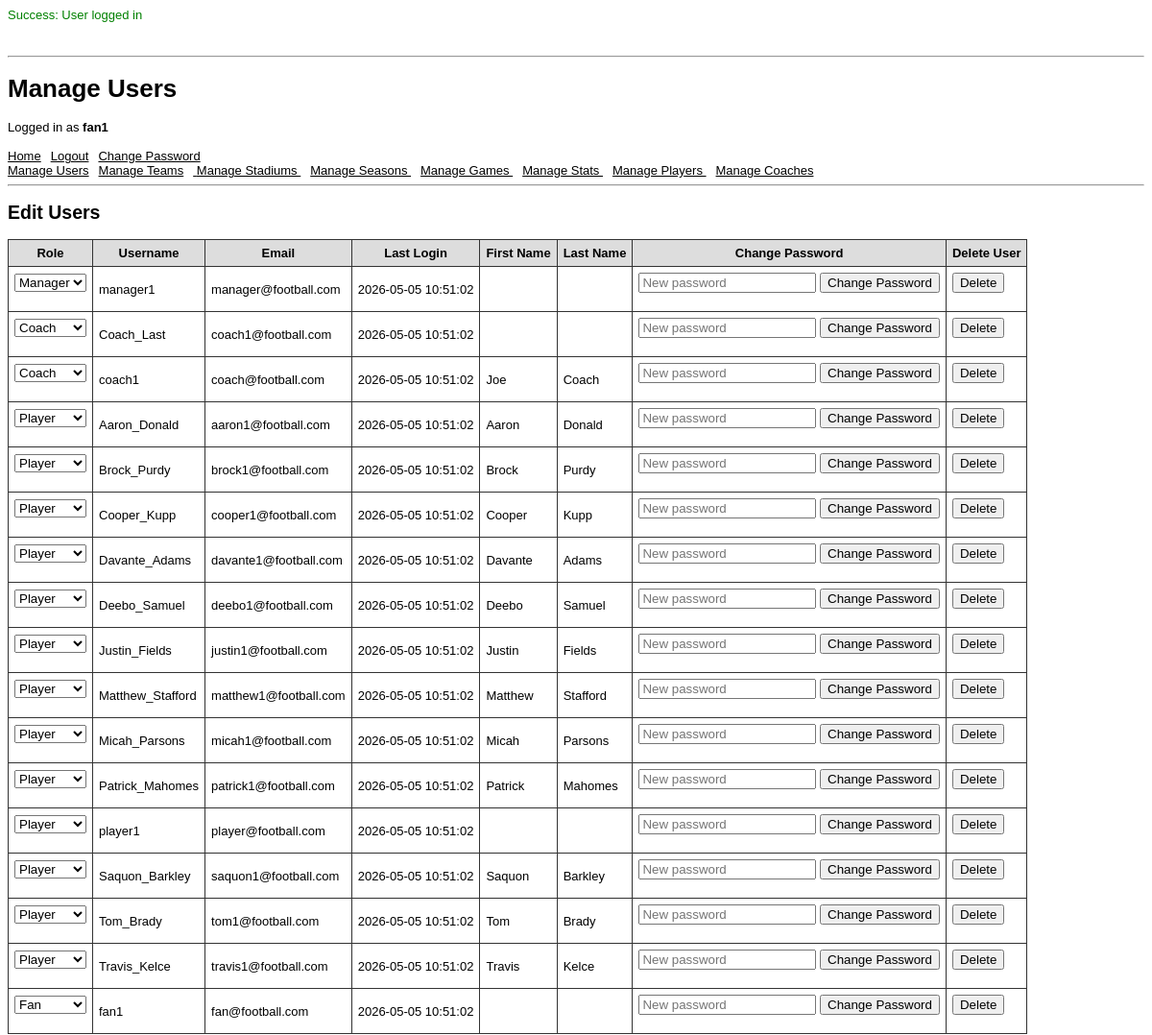
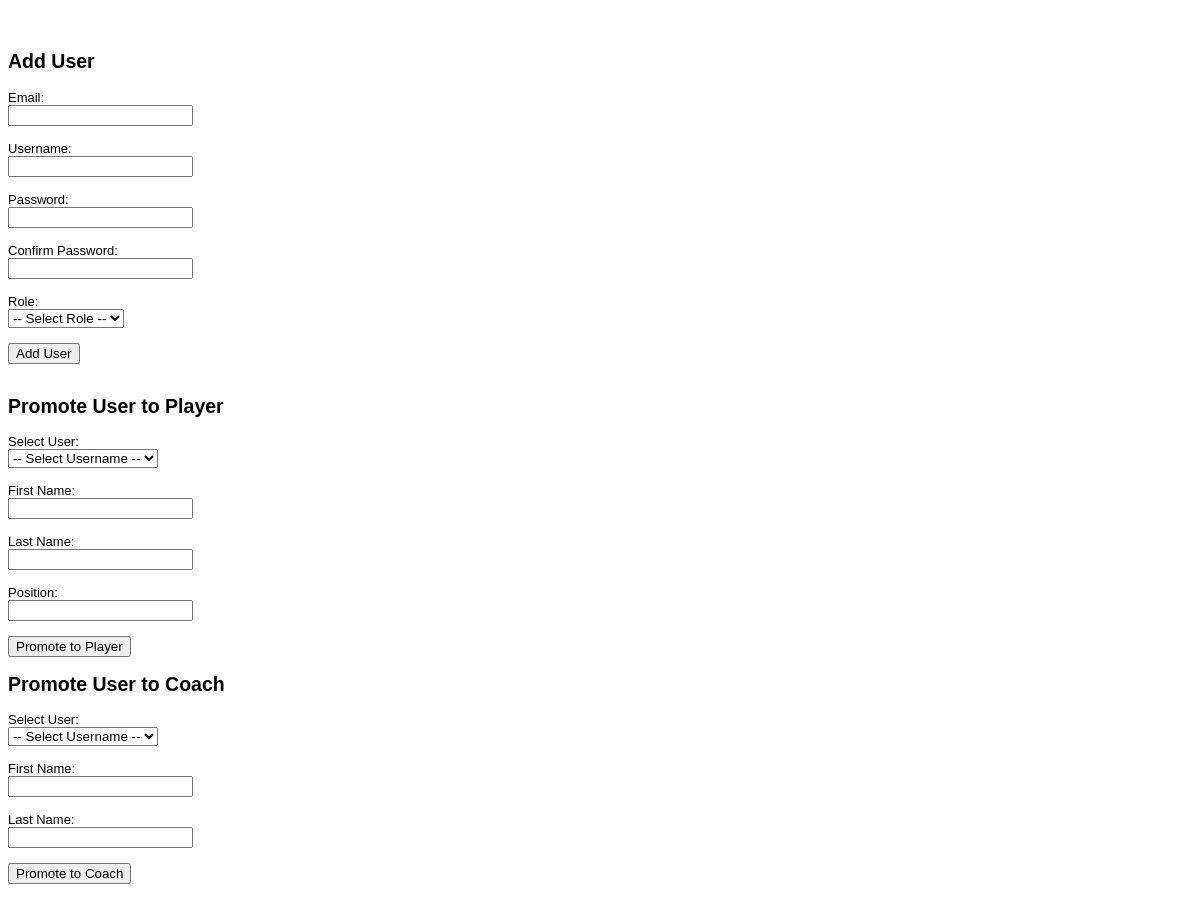
The app's page /pages/user_page.php (signed in) with its own data (2 pictures, top to bottom).
### tables this page shows
CREATE TABLE UserAccount (
    user_id       INT UNSIGNED PRIMARY KEY AUTO_INCREMENT,
    role_id       INT UNSIGNED NOT NULL DEFAULT 1,
    username      VARCHAR(50)  NOT NULL UNIQUE,
    password_hash CHAR(60)     NOT NULL,
    email         VARCHAR(254) NOT NULL UNIQUE,
    last_login    TIMESTAMP    DEFAULT CURRENT_TIMESTAMP,

    FOREIGN KEY (role_id)
        REFERENCES Role(role_id)
        ON DELETE RESTRICT,

    CONSTRAINT valid_email    CHECK (email REGEXP '^[a-zA-Z0-9_.-]+@[a-zA-Z0-9-]+\.[a-zA-Z0-9-.]+$'),
    CONSTRAINT valid_username CHECK (CHAR_LENGTH(username) BETWEEN 4 AND 50)
);

CREATE TABLE Coach (
    coach_id   INT UNSIGNED PRIMARY KEY AUTO_INCREMENT,
    user_id    INT UNSIGNED NOT NULL UNIQUE,
    team_id    INT UNSIGNED,
    first_name VARCHAR(100) NOT NULL,
    last_name  VARCHAR(100) NOT NULL,

    FOREIGN KEY (user_id)
        REFERENCES UserAccount(user_id)
        ON DELETE CASCADE,

    FOREIGN KEY (team_id)
        REFERENCES Team(team_id)
        ON DELETE SET NULL
);

CREATE TABLE Player (
    player_id  INT UNSIGNED PRIMARY KEY AUTO_INCREMENT,
    user_id    INT UNSIGNED NOT NULL UNIQUE,
    first_name VARCHAR(100) NOT NULL,
    last_name  VARCHAR(100) NOT NULL,
    position   VARCHAR(5)   NOT NULL,
    status     VARCHAR(10)  NOT NULL,

    FOREIGN KEY (user_id)
        REFERENCES UserAccount(user_id)
        ON DELETE CASCADE
);

### pages/user_page.php (the view, shortened to what this page needs)
<?php
  require_once(__DIR__ . '/../scripts/StartSession.php');
  require_once(__DIR__ . '/../scripts/helpers.php');
  require_once(__DIR__ . '/html_components.php');
  display_manage_user();
  display_add_user();
  display_promote_player();
  display_promote_coach();
  function display_manage_user() {
    echo "<h2>Edit Users</h2>";
    $query = "
      SELECT
          u.username,
          r.name AS role,
          u.email,
          u.last_login,
          p.first_name AS player_first_name,
          p.last_name AS player_last_name,
          c.first_name AS coach_first_name,
          c.last_name AS coach_last_name
      FROM UserAccount u
      JOIN Role r
          ON r.role_id = u.role_id
      LEFT JOIN Player p
          ON u.user_id = p.user_id
      LEFT JOIN Coach c
          ON u.user_id = c.user_id
      ORDER BY u.role_id DESC, u.username ASC
  ";
    global $db;
    $result = query_with_perms($db, $query);
    echo "<table>";
    echo "<tr>
            <th>Role</th>
            <th>Username</th>
            <th>Email</th>
            <th>Last Login</th>
            <th>First Name</th>
            <th>Last Name</th>
            <th>Change Password</th>
            <th>Delete User</th>
          </tr>";
    while ($row = $result->fetch_assoc()) {
      echo "<tr>";
      echo "<td>
              <form method='post' action='../scripts/user/edit_role.php'>
                <input type='hidden' name='manage_user_username' value='" . sanitize_str($row['username']) . "'>
                  <select name='manage_user_role' onchange='this.form.submit()'>";
                  $roles = get_roles();
                  foreach ($roles as $role) {
                      echo "<option value='$role'" . ($row['role'] == $role ? ' selected' : '') . ">$role</option>";
                  }
      echo "
                  </select>
                  <input type='hidden' name='username' value='" . sanitize_str($row['username']) . "'>
              </form>
            </td>";
      echo "<td>" . sanitize_str($row['username']) . "</td>";
      echo "<td>" . sanitize_str($row['email']) . "</td>";
      echo "<td>" . sanitize_str($row['last_login']) . "</td>";
      $first_name = '';
      if (!empty($row['player_first_name'])) {
          $first_name = $row['player_first_name'];
      } else if (!empty($row['coach_first_name'])) {
          $first_name = $row['coach_first_name'];
      }
      $last_name = '';
      if (!empty($row['player_last_name'])) {
          $last_name = $row['player_last_name'];
      } else if (!empty($row['coach_last_name'])) {
          $last_name = $row['coach_last_name'];
      }
      echo "<td>" . sanitize_str($first_name) . "</td>";
      echo "<td>" . sanitize_str($last_name) . "</td>";
      echo "<td>";
      echo '<form method="post" action="../scripts/user/force_change_password.php">
              <input type="hidden" name="manage_user_change_password_username" value="' . sanitize_str($row['username']) . '">
              <input type="text" placeholder="New password" name="manage_user_change_new_password">
              <input type="submit" value="Change Password">
            </form>
      ';
      echo "</td>";
      echo "<td>";
      echo '<form method="post" action="../scripts/user/delete_user.php">
              <input type="hidden" name="manage_user_delete_username" value="' . sanitize_str($row['username']) . '">
              <input type="submit" value="Delete">
            </form>
      ';
      echo "</td>";
      echo "</tr>";
    }
    echo "</table>";
  }
  function display_add_user() {
    echo '
      <br>
      <h2>Add User</h2>
      <form method="post" action="../scripts/user/create_user.php">
        <label>Email:</label><br>
        <input type="email" name="manage_user_create_user_email" required><br><br>
        <label>Username:</label><br>
        <input type="text" name="manage_user_create_user_username" minlength="4" maxlength="50" required><br><br>
        <label>Password:</label><br>
        <input type="password" name="manage_user_create_user_password" minlength="4" required><br><br>
        <label>Confirm Password:</label><br>
        <input type="password" name="manage_user_create_user_repeat_password" minlength="4" required><br><br>
        <label>Role:</label><br>
        <select name="manage_user_create_user_role" required>
          <option value="">-- Select Role --</option>
    ';
    echo '
        </select>
        <br><br>
      <input type="submit" value="Add User"><br><br>
    </form>
    ';
  }
  function get_roles() {
    global $db;
    $query = "
      SELECT name
      FROM Role
      ORDER BY role_id
    ";
    $result = query_with_perms($db, $query);
    $roles = [];
    while ($row = $result->fetch_assoc()) {
      $role = $row['name'];
      array_push($roles, $role);
    }
    return $roles;
  }
  function display_promote_player() {
    echo "<h2>Promote User to Player</h2>";
    echo "<form method='post' action='../scripts/user/promote_player.php'>";
    echo "<label>Select User:</label><br>";
    echo "<select name='user_id' required>";
    echo "<option value=''>-- Select Username --</option>";
    echo "</select><br><br>";
    echo "<label>First Name:</label><br>";
    echo "<input type='text' name='first_name' required><br><br>";
    echo "<label>Last Name:</label><br>";
    echo "<input type='text' name='last_name' required><br><br>";
    echo "<label>Position:</label><br>";
    echo "<input type='text' name='position' required minlength='2' maxlength='2'><br><br>";
    echo "<input type='submit' value='Promote to Player'>";
    echo "</form>";
  }
  function display_promote_coach() {
      echo "<h2>Promote User to Coach</h2>";
      echo "<form method='post' action='../scripts/user/promote_coach.php'>";
      echo "<label>Select User:</label><br>";
      echo "<select name='user_id' required>";
      echo "<option value=''>-- Select Username --</option>";
      echo "</select><br><br>";
      echo "<label>First Name:</label><br>";
      echo "<input type='text' name='first_name' required><br><br>";
      echo "<label>Last Name:</label><br>";
      echo "<input type='text' name='last_name' required><br><br>";
      echo "<input type='submit' value='Promote to Coach'>";
      echo "</form>";
  }
?>

### pages/html_components.php (style rules this page uses)
body { font-family: Arial, Helvetica, sans-serif; font-size: 13px; }
li, td, th { font-family: Arial, Helvetica, sans-serif; font-size: 13px; }
table { border-collapse: collapse; margin-bottom: 20px; }
th { background: #ddd; }
th, td { padding: 6px; border: 1px solid #333; }

### records on screen
useraccount: username "manager1", email "manager@football.com", last_login "2026-05-05 10:51:02"
useraccount: username "Coach_Last", email "coach1@football.com", last_login "2026-05-05 10:51:02"
useraccount: username "coach1", email "coach@football.com", last_login "2026-05-05 10:51:02", coach.first_name "Joe", coach.last_name "Coach"
useraccount: username "Aaron_Donald", email "aaron1@football.com", last_login "2026-05-05 10:51:02", player.first_name "Aaron", player.last_name "Donald"
useraccount: username "Brock_Purdy", email "brock1@football.com", last_login "2026-05-05 10:51:02", player.first_name "Brock", player.last_name "Purdy"
useraccount: username "Cooper_Kupp", email "cooper1@football.com", last_login "2026-05-05 10:51:02", player.first_name "Cooper", player.last_name "Kupp"
useraccount: username "Davante_Adams", email "davante1@football.com", last_login "2026-05-05 10:51:02", player.first_name "Davante", player.last_name "Adams"
useraccount: username "Deebo_Samuel", email "deebo1@football.com", last_login "2026-05-05 10:51:02", player.first_name "Deebo", player.last_name "Samuel"
useraccount: username "Justin_Fields", email "justin1@football.com", last_login "2026-05-05 10:51:02", player.first_name "Justin", player.last_name "Fields"
useraccount: username "Matthew_Stafford", email "matthew1@football.com", last_login "2026-05-05 10:51:02", player.first_name "Matthew", player.last_name "Stafford"
useraccount: username "Micah_Parsons", email "micah1@football.com", last_login "2026-05-05 10:51:02", player.first_name "Micah", player.last_name "Parsons"
useraccount: username "Patrick_Mahomes", email "patrick1@football.com", last_login "2026-05-05 10:51:02", player.first_name "Patrick", player.last_name "Mahomes"
useraccount: username "player1", email "player@football.com", last_login "2026-05-05 10:51:02"
useraccount: username "Saquon_Barkley", email "saquon1@football.com", last_login "2026-05-05 10:51:02", player.first_name "Saquon", player.last_name "Barkley"
useraccount: username "Tom_Brady", email "tom1@football.com", last_login "2026-05-05 10:51:02", player.first_name "Tom", player.last_name "Brady"
useraccount: username "Travis_Kelce", email "travis1@football.com", last_login "2026-05-05 10:51:02", player.first_name "Travis", player.last_name "Kelce"
useraccount: username "fan1", email "fan@football.com", last_login "2026-05-05 10:51:02"

### other values on screen
$_SESSION['success'] "User logged in"
$title "Manage Users"
sanitize_str($_SESSION['UserName']) "fan1"
form field manage_user_role "Manager"
form field manage_user_role "Coach"
form field manage_user_role "Player"
form field manage_user_role "Fan"
